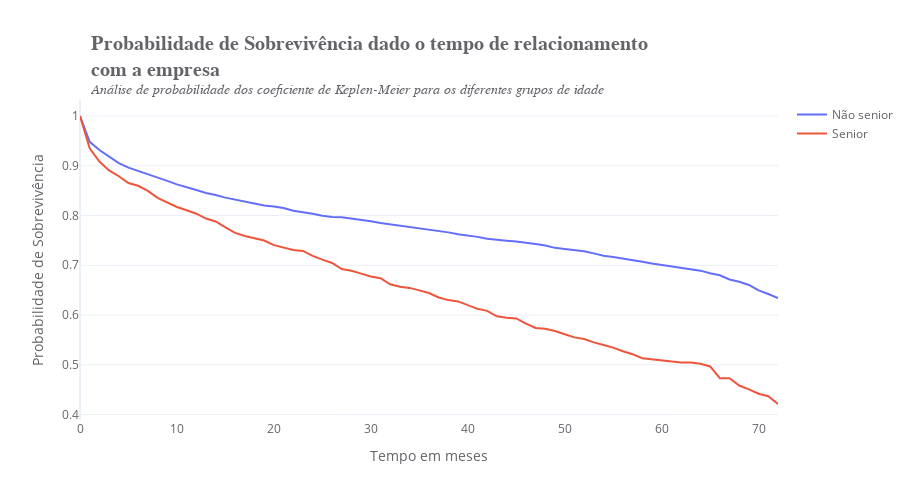

Here is the notebook cell this chart was saved with:
### Markdown cell above
No geral, pessoas do gênero masculino têm uma probabilidade de churn maior do
que pessoas do gênero feminino. No entanto, a diferença não é tão grande. Também 
é possível notar que o cenário se inverte com clientes com um tempo de 
relacionamento superior a 67 meses, com as pessoas do gênero feminino tendo uma
probabilidade de churn maior do que as pessoas do gênero masculino.

Com 95% de confiança, podemos dizer que as curvas de churn para os grupos de
gênero são iguais.

### Code cell
# Inicializando o método
kmf = KaplanMeierFitter()

# Initializando a figure
fig = go.Figure()

# Ajustando os dados
for senioridade in data['SeniorCitizen'].unique():
    data_senior = data.query(f"SeniorCitizen == {senioridade}")
    if senioridade == 1:
        label = 'Senior'
        kmf.fit(data_senior['tenure'], data_senior['Churn'], label=label)
        fig.add_trace(go.Scatter(x=kmf.survival_function_.index,
                                y=kmf.survival_function_[f'{label}'],
                                mode='lines',
                                name=label))
    else:
        label = 'Não senior'
        kmf.fit(data_senior['tenure'], data_senior['Churn'], label=label)
        fig.add_trace(go.Scatter(x=kmf.survival_function_.index,
                                y=kmf.survival_function_[f'{label}'],
                                mode='lines',
                                name=label))
    
# Atualizando o layout da figure
fig.update_layout(
    title='<b>Probabilidade de Sobrevivência dado o tempo de relacionamento<br>com a empresa</b><br><sup><i>Análise de probabilidade dos coeficiente de Keplen-Meier para os diferentes grupos de idade</i></sup>',
    title_font=dict(size=20, family="Arial"),
    font_color='#646369',
    template='plotly_white',
    yaxis=dict(showticklabels=True, showgrid=True, title='Probabilidade de Sobrevivência'),
    xaxis=dict(showgrid=False, title='Tempo em meses'),
    title_x=0.1,
    width=910,
    height=500,
    showlegend=True
)

### Figure 1 — Plotly figure (JSON) as saved in the notebook; plotly's stock layout.template omitted (floating-point values rounded to 4 significant figures)
{"data": [{"mode": "lines", "name": "Não senior", "type": "scatter", "x": [0, 1, 2, 3, 4, 5, 6, 7, 8, 9, 10, 11, 12, 13, 14, 15, 16, 17, 18, 19, 20, 21, 22, 23, 24, 25, 26, 27, 28, 29, 30, 31, 32, 33, 34, 35, 36, 37, 38, 39, 40, 41, 42, 43, 44, 45, 46, 47, 48, 49, 50, 51, 52, 53, 54, 55, 56, 57, 58, 59, 60, 61, 62, 63, 64, 65, 66, 67, 68, 69, 70, 71, 72], "y": [1, 0.948, 0.9316, 0.9183, 0.9054, 0.8962, 0.8898, 0.8821, 0.8769, 0.8695, 0.8625, 0.8576, 0.8512, 0.8453, 0.8414, 0.836, 0.8323, 0.8278, 0.8235, 0.82, 0.8179, 0.8151, 0.8096, 0.8069, 0.8035, 0.7994, 0.7971, 0.7966, 0.7942, 0.7915, 0.7885, 0.7849, 0.7823, 0.7794, 0.7765, 0.7733, 0.7714, 0.769, 0.7662, 0.7623, 0.7601, 0.7571, 0.7534, 0.7509, 0.7495, 0.7477, 0.7459, 0.7429, 0.7398, 0.7351, 0.7326, 0.7309, 0.7284, 0.7239, 0.7193, 0.7164, 0.7135, 0.711, 0.7073, 0.7035, 0.7006, 0.6965, 0.694, 0.6913, 0.6892, 0.684, 0.68, 0.6715, 0.6668, 0.6605, 0.6496, 0.6423, 0.6339]}, {"mode": "lines", "name": "Senior", "type": "scatter", "x": [0, 1, 2, 3, 4, 5, 6, 7, 8, 9, 10, 11, 12, 13, 14, 15, 16, 17, 18, 19, 20, 21, 22, 23, 24, 25, 26, 27, 28, 29, 30, 31, 32, 33, 34, 35, 36, 37, 38, 39, 40, 41, 42, 43, 44, 45, 46, 47, 48, 49, 50, 51, 52, 53, 54, 55, 56, 57, 58, 59, 60, 61, 62, 63, 64, 65, 66, 67, 68, 69, 70, 71, 72], "y": [1, 0.9352, 0.9086, 0.8907, 0.879, 0.8653, 0.8597, 0.8495, 0.8354, 0.8268, 0.8172, 0.8105, 0.8037, 0.7939, 0.788, 0.7761, 0.7651, 0.759, 0.7539, 0.7498, 0.7404, 0.7352, 0.7309, 0.7288, 0.719, 0.7113, 0.7047, 0.6924, 0.689, 0.6833, 0.6775, 0.6739, 0.6619, 0.6571, 0.6546, 0.6495, 0.6444, 0.6353, 0.63, 0.6274, 0.6193, 0.6125, 0.6084, 0.5974, 0.5946, 0.5931, 0.5829, 0.5739, 0.5724, 0.5678, 0.5616, 0.5551, 0.5518, 0.5451, 0.5399, 0.5346, 0.5272, 0.5214, 0.5133, 0.5112, 0.5091, 0.5069, 0.5045, 0.5045, 0.502, 0.4966, 0.473, 0.473, 0.4584, 0.4506, 0.4419, 0.4369, 0.4213]}], "layout": {"font": {"color": "#646369"}, "height": 500, "showlegend": true, "title": {"font": {"family": "Arial", "size": 20}, "text": "<b>Probabilidade de Sobrevivência dado o tempo de relacionamento<br>com a empresa</b><br><sup><i>Análise de probabilidade dos coeficiente de Keplen-Meier para os diferentes grupos de idade</i></sup>", "x": 0.1}, "width": 910, "xaxis": {"showgrid": false, "title": {"text": "Tempo em meses"}}, "yaxis": {"showgrid": true, "showticklabels": true, "title": {"text": "Probabilidade de Sobrevivência"}}}}
